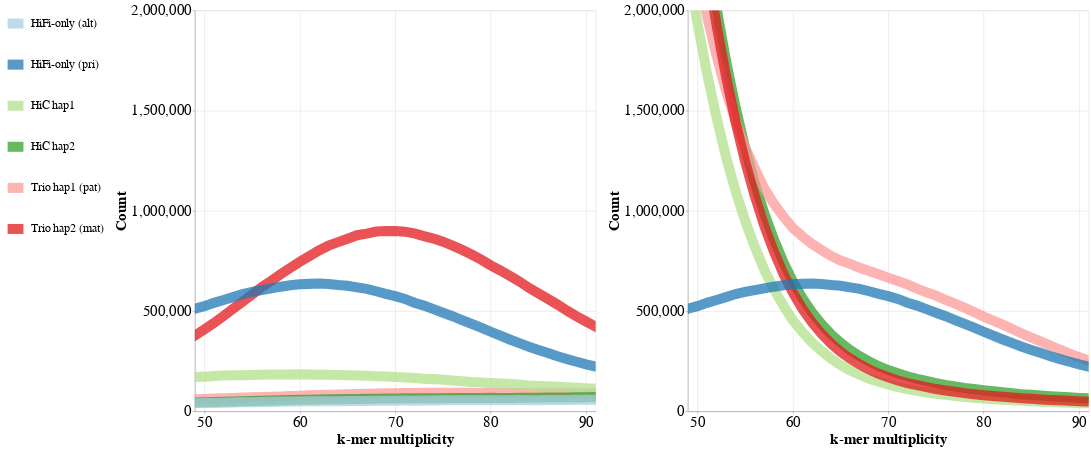

This figure's notebook cell:
### Code cell
alt.hconcat(panel_b,panel_c).configure_axis(
            labelFont='Arial',
            labelFontSize = 30,
            titleFont='Arial',
            titleFontSize=30
        ).configure_legend(
            orient='left',
            fillColor='white',
            labelFont='Arial',
            labelFontSize=23,
            title=None,
            symbolSize=1000,
            symbolStrokeWidth=20,
        )

### Figure 1 — Vega-Lite specification as saved in the notebook (floating-point values rounded to 4 significant figures; data arrays with more than 128 entries replaced by an {"elided": "..."} marker saying what was removed)
{"config": {"view": {"continuousWidth": 400, "continuousHeight": 300}, "axis": {"labelFont": "Arial", "labelFontSize": 30, "titleFont": "Arial", "titleFontSize": 30}, "legend": {"fillColor": "white", "labelFont": "Arial", "labelFontSize": 23, "orient": "left", "symbolSize": 1000, "symbolStrokeWidth": 20, "title": null}}, "hconcat": [{"data": {"name": "data-82db1d1b0c2ff61ed40a0312b3d2b341"}, "mark": {"type": "line", "clip": true, "opacity": 0.75, "strokeWidth": 20}, "encoding": {"color": {"field": "Assembly", "scale": {"domain": ["HiFi-only (alt)", "HiFi-only (pri)", "HiC hap1", "HiC hap2", "Trio hap1 (pat)", "Trio hap2 (mat)"], "range": ["#a6cee3", "#1f78b4", "#b2df8a", "#33a02c", "#fb9a99", "#e31a1c"]}, "type": "nominal"}, "x": {"axis": {"values": [50, 60, 70, 80, 90]}, "field": "kmer_multiplicity", "scale": {"domain": [49, 91]}, "title": "k-mer multiplicity", "type": "quantitative"}, "y": {"axis": {"values": [0, 500000, 1000000, 1500000, 2000000]}, "field": "Count", "scale": {"domain": [0, 2000000]}, "title": "Count", "type": "quantitative"}}, "height": 800, "width": 800}, {"data": {"name": "data-7968fe9784ffc55a553f4a8871e77eed"}, "mark": {"type": "line", "clip": true, "opacity": 0.75, "strokeWidth": 20}, "encoding": {"color": {"field": "Assembly", "scale": {"domain": ["HiFi-only (alt)", "HiFi-only (pri)", "HiC hap1", "HiC hap2", "Trio hap1 (pat)", "Trio hap2 (mat)"], "range": ["#a6cee3", "#1f78b4", "#b2df8a", "#33a02c", "#fb9a99", "#e31a1c"]}, "type": "nominal"}, "x": {"axis": {"values": [50, 60, 70, 80, 90]}, "field": "kmer_multiplicity", "scale": {"domain": [49, 91]}, "title": "k-mer multiplicity", "type": "quantitative"}, "y": {"axis": {"values": [0, 500000, 1000000, 1500000, 2000000]}, "field": "Count", "scale": {"domain": [0, 2000000]}, "title": "Count", "type": "quantitative"}}, "height": 800, "width": 800}], "$schema": "https://vega.github.io/schema/vega-lite/v4.17.0.json", "datasets": {"data-82db1d1b0c2ff61ed40a0312b3d2b341": {"elided": "786 records"}, "data-7968fe9784ffc55a553f4a8871e77eed": {"elided": "655 records"}}}
